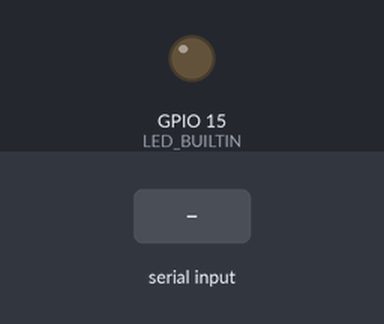
Simulated run of this sketch. Board: ESP32-S2. On the bench: output pins drawn as LEDs (lit = HIGH). The test bench sets the inputs (shaded band). What the sketch prints to the serial monitor is not drawn.

Above: at 3.2 s.
3.3 s: "HELLO\n" received over Serial
4.9 s: "PING\n" received over Serial
6.4 s: "STATUS\n" received over Serial
Timing chart, 0 to 9.4 s (numbered marks = the images above; inputs shaded):
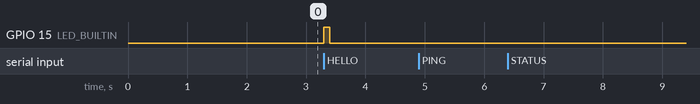

The sketch:

test_esp32s2_serial.ino
```cpp
/*
 * ESP32-S2 Serial Test - For Debugging Connection Issues
 * =====================================================
 * Purpose: Test if your ESP32-S2 is communicating properly via Serial
 *
 * INSTRUCTIONS:
 * 1. Enable "USB CDC On Boot" in Arduino IDE:
 *    - Tools -> USB CDC On Boot -> Enabled
 * 2. Upload this sketch
 * 3. Open Serial Monitor (115200 baud)
 * 4. It should print "Waiting for HELLO..."
 * 5. Type "HELLO" and click Send
 * 6. You should see the handshake response
 *
 * If this works in Serial Monitor, it should work with the Bridge App.
 */

#include <Arduino.h>

const int BAUD_RATE = 115200;
const char* DEVICE_NAME = "ESP32S2_Test";
const char* FW_VERSION = "1.0";
const char* BOARD_TYPE = "ESP32S2";  // Use ESP32S2 for proper detection

String inputBuffer = "";

void setup() {
  Serial.begin(BAUD_RATE);

  // Wait a bit for serial to be ready
  delay(2000);

  Serial.println("========================================");
  Serial.println("ESP32-S2 Serial Test");
  Serial.println("========================================");
  Serial.println("Type 'HELLO' to test handshake");
  Serial.println("Type 'PING' to test basic response");
  Serial.println("========================================");
  Serial.println("");

  pinMode(LED_BUILTIN, OUTPUT);
}

void loop() {
  // Check for incoming data
  while (Serial.available() > 0) {
    char c = (char)Serial.read();

    if (c == '\n') {
      inputBuffer.trim();
      Serial.print("Received: ");
      Serial.println(inputBuffer);

      processLine(inputBuffer);
      inputBuffer = "";
    }
    else if (c != '\r') {
      inputBuffer += c;
    }
  }
}

void processLine(String line) {
  if (line == "HELLO") {
    // Send handshake response (this is what the Bridge App expects)
    Serial.println("XPDR;fw=1.0;board=ESP32S2;name=ESP32S2_Test");

    // Flash LED to show handshake worked
    digitalWrite(LED_BUILTIN, HIGH);
    delay(100);
    digitalWrite(LED_BUILTIN, LOW);

    Serial.println("Handshake sent successfully!");
    Serial.println("");
  }
  else if (line == "PING") {
    Serial.println("PONG - Serial is working!");
    Serial.println("");
  }
  else if (line == "STATUS") {
    Serial.println("=== Device Status ===");
    Serial.print("Board Type: ");
    Serial.println(BOARD_TYPE);
    Serial.print("Device Name: ");
    Serial.println(DEVICE_NAME);
    Serial.print("Firmware: ");
    Serial.println(FW_VERSION);
    Serial.println("=====================");
    Serial.println("");
  }
  else if (line.startsWith("SET ")) {
    // Parse SET command
    int firstSpace = line.indexOf(' ');
    int secondSpace = line.lastIndexOf(' ');

    if (firstSpace > 0 && secondSpace > firstSpace) {
      String key = line.substring(firstSpace + 1, secondSpace);
      String valStr = line.substring(secondSpace + 1);

      Serial.print("ACK ");
      Serial.print(key);
      Serial.print(" ");
      Serial.println(valStr);
    }
  }
  else {
    Serial.print("Unknown command: ");
    Serial.println(line);
    Serial.println("");
  }
}
```

Measured:
- after the input at 3.3 s, GPIO 15 (LED_BUILTIN): LOW → HIGH at once, → LOW 0.10 s later
- after the input at 4.9 s, every drawn part: stays the same
- after the input at 6.4 s, every drawn part: stays the same
